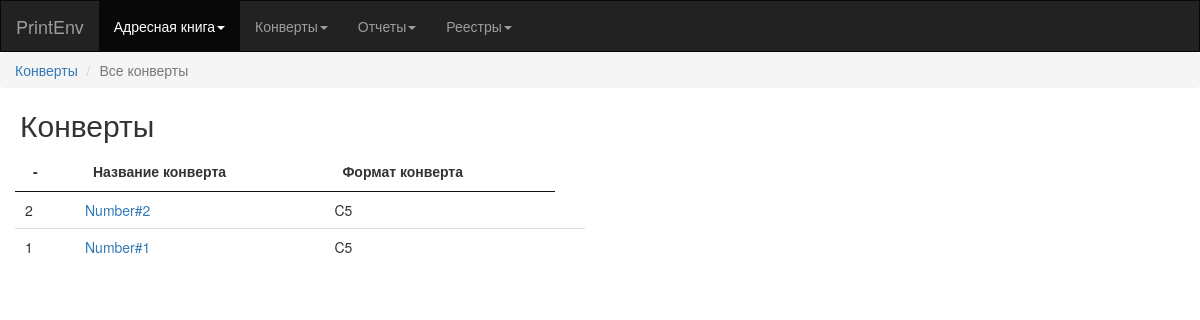
The page /envelops/ on the database as committed earlier.
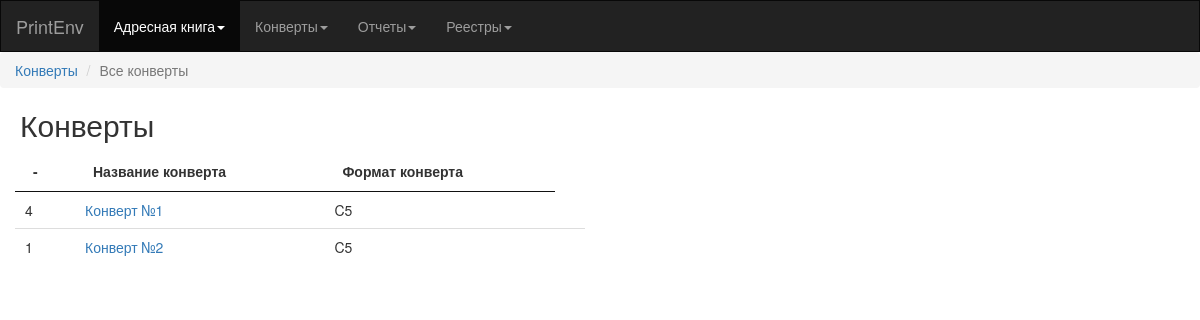
The same page on the database as committed later.
### recepientsapp/models.py (models this page shows, shortened)
class Envelop(models.Model):
	env_title = models.CharField('Название конверта', max_length=30)
	envelop_format = models.ForeignKey(EnvelopFormat)
	envelop_template = models.FileField('Шаблон конверта')
	class Meta:
		ordering = ['-pk']
		verbose_name = 'Конверт'
		verbose_name_plural = 'Конверты'

class EnvelopFormat(models.Model):
	env_form_title = models.CharField('Формат конверта', max_length=30)
	class Meta:
		ordering = ['pk']
		verbose_name = 'Формат конверта'
		verbose_name_plural = 'Форматы конвертов'
	def __str__(self):
		return self.env_form_title

### recepientsapp/views.py (the view)
# urls.py: url(r'envelops/$', views.envelops, name='envelops'),
def envelops(request):
	envelops_list = Envelop.objects.all()
	return render(request, 'envelops.html', {'envelops_list': envelops_list})

### recepientsapp/templates/envelops.html (shortened to what this page needs)
{% extends 'base_template.html' %}
{% load static %}
{%block head%}
<link rel="stylesheet" type="text/css" href={% static "recepients/css/jquery.dataTables.min.css"%}>
{%endblock%}
{%block navimenu%}
<li><a href="">Конверты</a></li>
<li class="active">Все конверты</li>
{%endblock%}
{%block header%}
<h2 style="margin-left: 20px;">Конверты</h2>
{%endblock%}
{%block body%}
<div class = "col-md-6">
    <table id="example" class="display" style="width:100;">
            <thead>
                <tr>
                    <th>-</th>
                    <th>Название конверта</th>
                    <th>Формат конверта</th>
                </tr>
            </thead>
            <tbody>
                  {% for envelop in envelops_list %}
                <tr>
                    <td>{{ envelop.pk }}</td>
                    <td><a href="{% url 'recepientsapp:envelops_detail' envelop.pk %}">{{ envelop.env_title }} </a></td>
                    <td>{{ envelop.envelop_format}}</td>
                    <td>
                    </td>
                  </tr>
                  {% endfor %}
            </tbody>
        </table>
</div>
{%endblock%}

Rows that differ between the two databases and show on the page:
removed Envelop: pk "2", env_title "Number#2", envelop_format "C5"
added Envelop: pk "4", env_title "Конверт №1", envelop_format "C5"
changed Envelop id 1: env_title "Number#1" → "Конверт №2"
